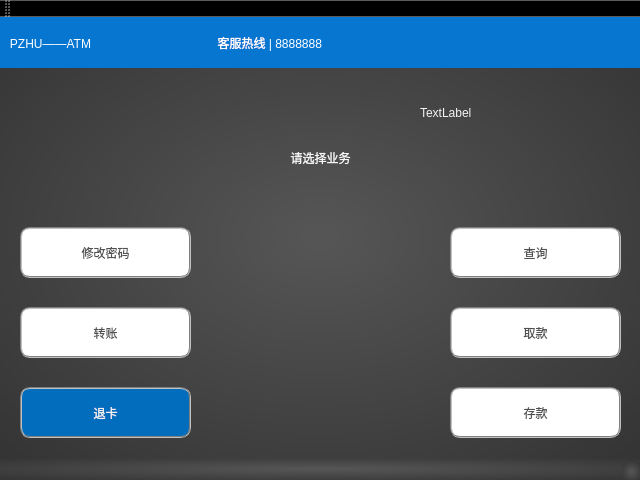
<?xml version="1.0" encoding="UTF-8"?>
<ui version="4.0">
 <class>MainWindow</class>
 <widget class="QMainWindow" name="MainWindow">
  <property name="geometry">
   <rect>
    <x>0</x>
    <y>0</y>
    <width>640</width>
    <height>480</height>
   </rect>
  </property>
  <property name="sizePolicy">
   <sizepolicy hsizetype="Fixed" vsizetype="Fixed">
    <horstretch>0</horstretch>
    <verstretch>0</verstretch>
   </sizepolicy>
  </property>
  <property name="windowTitle">
   <string>MainWindow</string>
  </property>
  <property name="styleSheet">
   <string notr="true">background-color: rgb(57, 54, 61);
background-color: qradialgradient(spread:pad, cx:0.5, cy:0.5, radius:1.9, fx:0.5, fy:0.5, stop:0.0113636 rgba(85, 85, 85, 255), stop:0.403409 rgba(49, 49, 49, 255));</string>
  </property>
  <widget class="QWidget" name="centralWidget">
   <widget class="QLabel" name="label">
    <property name="geometry">
     <rect>
      <x>0</x>
      <y>0</y>
      <width>641</width>
      <height>51</height>
     </rect>
    </property>
    <property name="sizePolicy">
     <sizepolicy hsizetype="Fixed" vsizetype="Fixed">
      <horstretch>0</horstretch>
      <verstretch>0</verstretch>
     </sizepolicy>
    </property>
    <property name="styleSheet">
     <string notr="true">color: rgb(255, 255, 255);
background-color: rgb(7, 118, 209);
font: 75 16pt &quot;微软雅黑&quot;;
</string>
    </property>
    <property name="text">
     <string>   PZHU——ATM                                      客服热线 | 8888888</string>
    </property>
   </widget>
   <widget class="QLabel" name="label_2">
    <property name="geometry">
     <rect>
      <x>0</x>
      <y>110</y>
      <width>641</width>
      <height>61</height>
     </rect>
    </property>
    <property name="styleSheet">
     <string notr="true">font: 75 30pt &quot;微软雅黑&quot;;
color: rgb(245, 245, 245);

background-color: transparent;</string>
    </property>
    <property name="text">
     <string>请选择业务</string>
    </property>
    <property name="alignment">
     <set>Qt::AlignCenter</set>
    </property>
   </widget>
   <widget class="QPushButton" name="pushButton_Withdrawl">
    <property name="geometry">
     <rect>
      <x>450</x>
      <y>290</y>
      <width>171</width>
      <height>51</height>
     </rect>
    </property>
    <property name="styleSheet">
     <string notr="true">font: 75 20pt &quot;微软雅黑&quot;;
color: rgb(80, 80, 80);
background-color: rgb(255, 255, 255);

border:2px groove gray;
border-radius:10px;
padding:2px 4px;</string>
    </property>
    <property name="text">
     <string>取款</string>
    </property>
   </widget>
   <widget class="QPushButton" name="pushButton_Check">
    <property name="geometry">
     <rect>
      <x>450</x>
      <y>210</y>
      <width>171</width>
      <height>51</height>
     </rect>
    </property>
    <property name="styleSheet">
     <string notr="true">font: 75 20pt &quot;微软雅黑&quot;;
color: rgb(80, 80, 80);
background-color: rgb(255, 255, 255);

border:2px groove gray;
border-radius:10px;
padding:2px 4px;</string>
    </property>
    <property name="text">
     <string>查询</string>
    </property>
   </widget>
   <widget class="QPushButton" name="pushButton_ChangePwd">
    <property name="geometry">
     <rect>
      <x>20</x>
      <y>210</y>
      <width>171</width>
      <height>51</height>
     </rect>
    </property>
    <property name="styleSheet">
     <string notr="true">font: 75 20pt &quot;微软雅黑&quot;;
color: rgb(80, 80, 80);
background-color: rgb(255, 255, 255);

border:2px groove gray;
border-radius:10px;
padding:2px 4px;</string>
    </property>
    <property name="text">
     <string>修改密码</string>
    </property>
   </widget>
   <widget class="QPushButton" name="pushButton_Deposit">
    <property name="geometry">
     <rect>
      <x>450</x>
      <y>370</y>
      <width>171</width>
      <height>51</height>
     </rect>
    </property>
    <property name="styleSheet">
     <string notr="true">font: 75 20pt &quot;微软雅黑&quot;;
color: rgb(80, 80, 80);
background-color: rgb(255, 255, 255);

border:2px groove gray;
border-radius:10px;
padding:2px 4px;</string>
    </property>
    <property name="text">
     <string>存款</string>
    </property>
   </widget>
   <widget class="QPushButton" name="pushButton_Exit">
    <property name="geometry">
     <rect>
      <x>20</x>
      <y>370</y>
      <width>171</width>
      <height>51</height>
     </rect>
    </property>
    <property name="styleSheet">
     <string notr="true">font: 75 20pt &quot;微软雅黑&quot;;
color: rgb(240, 240, 240);
background-color: rgb(2, 109, 189);

border:2px groove gray;
border-radius:10px;
padding:2px 4px;</string>
    </property>
    <property name="text">
     <string>退卡</string>
    </property>
   </widget>
   <widget class="QPushButton" name="pushButton_Transfer">
    <property name="geometry">
     <rect>
      <x>20</x>
      <y>290</y>
      <width>171</width>
      <height>51</height>
     </rect>
    </property>
    <property name="styleSheet">
     <string notr="true">font: 75 20pt &quot;微软雅黑&quot;;
color: rgb(80, 80, 80);
background-color: rgb(255, 255, 255);

border:2px groove gray;
border-radius:10px;
padding:2px 4px;</string>
    </property>
    <property name="text">
     <string>转账</string>
    </property>
   </widget>
   <widget class="QLabel" name="label_welcome">
    <property name="geometry">
     <rect>
      <x>420</x>
      <y>60</y>
      <width>211</width>
      <height>71</height>
     </rect>
    </property>
    <property name="styleSheet">
     <string notr="true">font: 75 12pt &quot;微软雅黑&quot;;
color: rgb(245, 245, 245);

background-color: transparent;</string>
    </property>
    <property name="text">
     <string>TextLabel</string>
    </property>
   </widget>
  </widget>
  <widget class="QMenuBar" name="menuBar">
   <property name="geometry">
    <rect>
     <x>0</x>
     <y>0</y>
     <width>640</width>
     <height>23</height>
    </rect>
   </property>
  </widget>
  <widget class="QToolBar" name="mainToolBar">
   <attribute name="toolBarArea">
    <enum>TopToolBarArea</enum>
   </attribute>
   <attribute name="toolBarBreak">
    <bool>false</bool>
   </attribute>
  </widget>
  <widget class="QStatusBar" name="statusBar"/>
 </widget>
 <layoutdefault spacing="6" margin="11"/>
 <tabstops>
  <tabstop>pushButton_Check</tabstop>
  <tabstop>pushButton_Withdrawl</tabstop>
  <tabstop>pushButton_Deposit</tabstop>
  <tabstop>pushButton_ChangePwd</tabstop>
  <tabstop>pushButton_Transfer</tabstop>
  <tabstop>pushButton_Exit</tabstop>
 </tabstops>
 <resources/>
 <connections/>
</ui>
